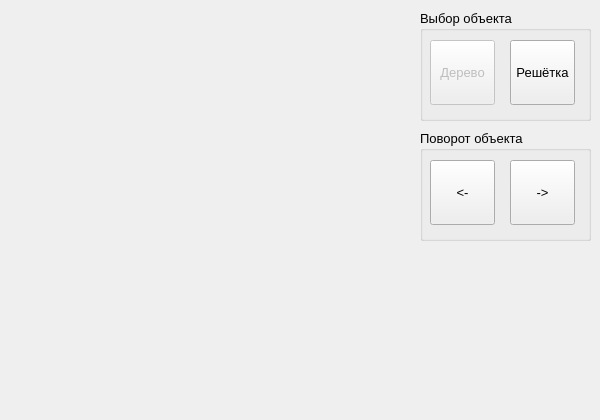
<?xml version="1.0" encoding="UTF-8"?>
<ui version="4.0">
 <class>MainWindow</class>
 <widget class="QMainWindow" name="MainWindow">
  <property name="geometry">
   <rect>
    <x>0</x>
    <y>0</y>
    <width>600</width>
    <height>420</height>
   </rect>
  </property>
  <property name="windowTitle">
   <string>Light Shafts</string>
  </property>
  <widget class="QWidget" name="centralWidget">
   <property name="enabled">
    <bool>true</bool>
   </property>
   <widget class="QWidget" name="MWidget" native="true">
    <property name="enabled">
     <bool>false</bool>
    </property>
    <property name="geometry">
     <rect>
      <x>10</x>
      <y>10</y>
      <width>400</width>
      <height>400</height>
     </rect>
    </property>
    <property name="autoFillBackground">
     <bool>false</bool>
    </property>
   </widget>
   <widget class="QGroupBox" name="ObjSpin">
    <property name="geometry">
     <rect>
      <x>420</x>
      <y>130</y>
      <width>171</width>
      <height>111</height>
     </rect>
    </property>
    <property name="font">
     <font>
      <pointsize>10</pointsize>
     </font>
    </property>
    <property name="title">
     <string>Поворот объекта</string>
    </property>
    <widget class="QPushButton" name="ButModelRotLeft">
     <property name="geometry">
      <rect>
       <x>10</x>
       <y>30</y>
       <width>65</width>
       <height>65</height>
      </rect>
     </property>
     <property name="text">
      <string>&lt;-</string>
     </property>
    </widget>
    <widget class="QPushButton" name="ButModelRotRight">
     <property name="geometry">
      <rect>
       <x>90</x>
       <y>30</y>
       <width>65</width>
       <height>65</height>
      </rect>
     </property>
     <property name="text">
      <string>-&gt;</string>
     </property>
    </widget>
   </widget>
   <widget class="QGroupBox" name="ObjChoose">
    <property name="geometry">
     <rect>
      <x>420</x>
      <y>10</y>
      <width>171</width>
      <height>111</height>
     </rect>
    </property>
    <property name="font">
     <font>
      <pointsize>10</pointsize>
     </font>
    </property>
    <property name="title">
     <string>Выбор объекта</string>
    </property>
    <widget class="QPushButton" name="ButRenderTree">
     <property name="enabled">
      <bool>false</bool>
     </property>
     <property name="geometry">
      <rect>
       <x>10</x>
       <y>30</y>
       <width>65</width>
       <height>65</height>
      </rect>
     </property>
     <property name="text">
      <string>Дерево</string>
     </property>
    </widget>
    <widget class="QPushButton" name="ButRenderGrid">
     <property name="geometry">
      <rect>
       <x>90</x>
       <y>30</y>
       <width>65</width>
       <height>65</height>
      </rect>
     </property>
     <property name="text">
      <string>Решётка</string>
     </property>
    </widget>
   </widget>
  </widget>
 </widget>
 <layoutdefault spacing="6" margin="11"/>
 <resources/>
 <connections>
  <connection>
   <sender>ButRenderTree</sender>
   <signal>clicked(bool)</signal>
   <receiver>ButRenderTree</receiver>
   <slot>setEnabled(bool)</slot>
   <hints>
    <hint type="sourcelabel">
     <x>459</x>
     <y>67</y>
    </hint>
    <hint type="destinationlabel">
     <x>462</x>
     <y>72</y>
    </hint>
   </hints>
  </connection>
  <connection>
   <sender>ButRenderTree</sender>
   <signal>clicked(bool)</signal>
   <receiver>ButRenderGrid</receiver>
   <slot>setDisabled(bool)</slot>
   <hints>
    <hint type="sourcelabel">
     <x>462</x>
     <y>72</y>
    </hint>
    <hint type="destinationlabel">
     <x>542</x>
     <y>72</y>
    </hint>
   </hints>
  </connection>
  <connection>
   <sender>ButRenderGrid</sender>
   <signal>clicked(bool)</signal>
   <receiver>ButRenderGrid</receiver>
   <slot>setEnabled(bool)</slot>
   <hints>
    <hint type="sourcelabel">
     <x>542</x>
     <y>72</y>
    </hint>
    <hint type="destinationlabel">
     <x>542</x>
     <y>72</y>
    </hint>
   </hints>
  </connection>
  <connection>
   <sender>ButRenderGrid</sender>
   <signal>clicked(bool)</signal>
   <receiver>ButRenderTree</receiver>
   <slot>setDisabled(bool)</slot>
   <hints>
    <hint type="sourcelabel">
     <x>542</x>
     <y>72</y>
    </hint>
    <hint type="destinationlabel">
     <x>462</x>
     <y>72</y>
    </hint>
   </hints>
  </connection>
 </connections>
</ui>
